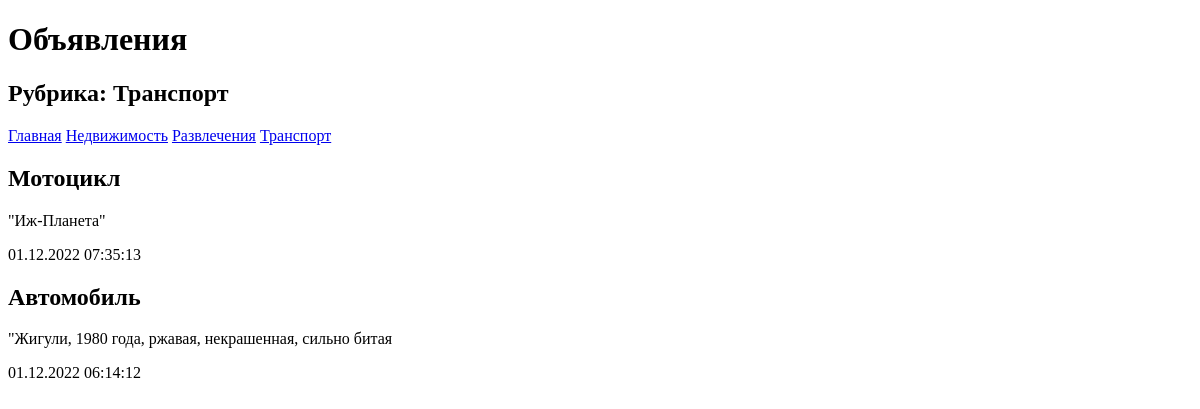
Before: /bboard/4/ with the older database file.
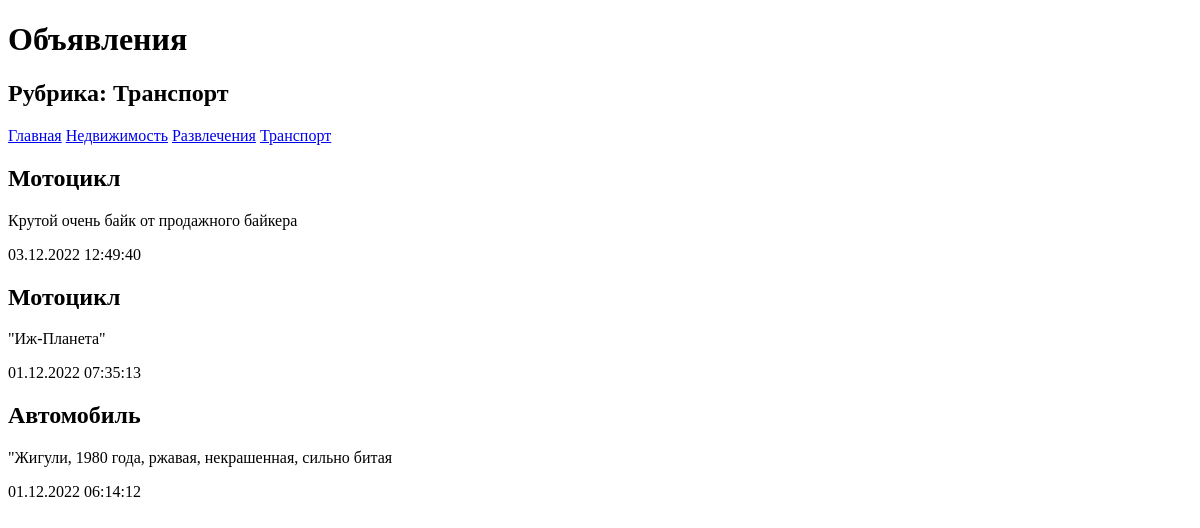
After: the same page with the newer database file.
### bboard/models.py (models this page shows, shortened)
class Rubric(models.Model):
    name = models.CharField(max_length=20, db_index=True, verbose_name='Название')
    class Meta:
        verbose_name_plural = 'Рубрики'
        verbose_name = 'Рубрика'
        ordering = ['name']

class Bb(models.Model):
    title = models.CharField(max_length=50, verbose_name='Товар')
    content = models.TextField(null=True, blank=True, verbose_name='Описание')
    price = models.FloatField(null=True, blank=True, verbose_name='Цена')
    published = models.DateTimeField(auto_now_add=True, db_index=True, verbose_name='Опубликовано')
    rubric = models.ForeignKey('Rubric', null=True, on_delete=models.PROTECT, verbose_name='Рубрика')
    class Meta:
        verbose_name_plural = 'Объявления'
        verbose_name = 'Объявление'
        ordering = ['-published']

### bboard/views.py (the view)
# urls.py: path('<int:rubric_id>/', by_rubric, name='by_rubric'),
def by_rubric(request, rubric_id):
    bbs = Bb.objects.filter(rubric=rubric_id)
    rubrics = Rubric.objects.all()
    current_rubric = Rubric.objects.get(pk=rubric_id)
    context = {'bbs': bbs, 'rubrics': rubrics, 'current_rubric': current_rubric}
    return render(request, './by_rubric.html', context)

### bboard/templates/by_rubric.html (shortened to what this page needs)
<!DOCTYPE html>
<html>
    <head>
    </head>
    <body>
        <h1>Объявления</h1>
        <h2>Рубрика: {{ current_rubric.name }}</h2>
        <div>
            <a href="{% url 'index' %}">Главная</a>
            {% for rubric in rubrics %}
            <a href="{% url 'by_rubric' rubric.pk %}">{{ rubric.name }}</a>
            {% endfor %}
        </div>
        {% for bb in bbs %}
        <div>
            <h2>{{ bb.title }}</h2>
            <p>{{ bb.content }}</p>
            <p>{{ bb.published|date:"d.m.Y H:i:s" }}</p>
        </div>
        {% endfor %}
    </body>
</html>

Changed rows visible on the page:
added Bb: title "Мотоцикл", content "Крутой очень байк от продажного байкера", published "03.12.2022 12:49:40"
